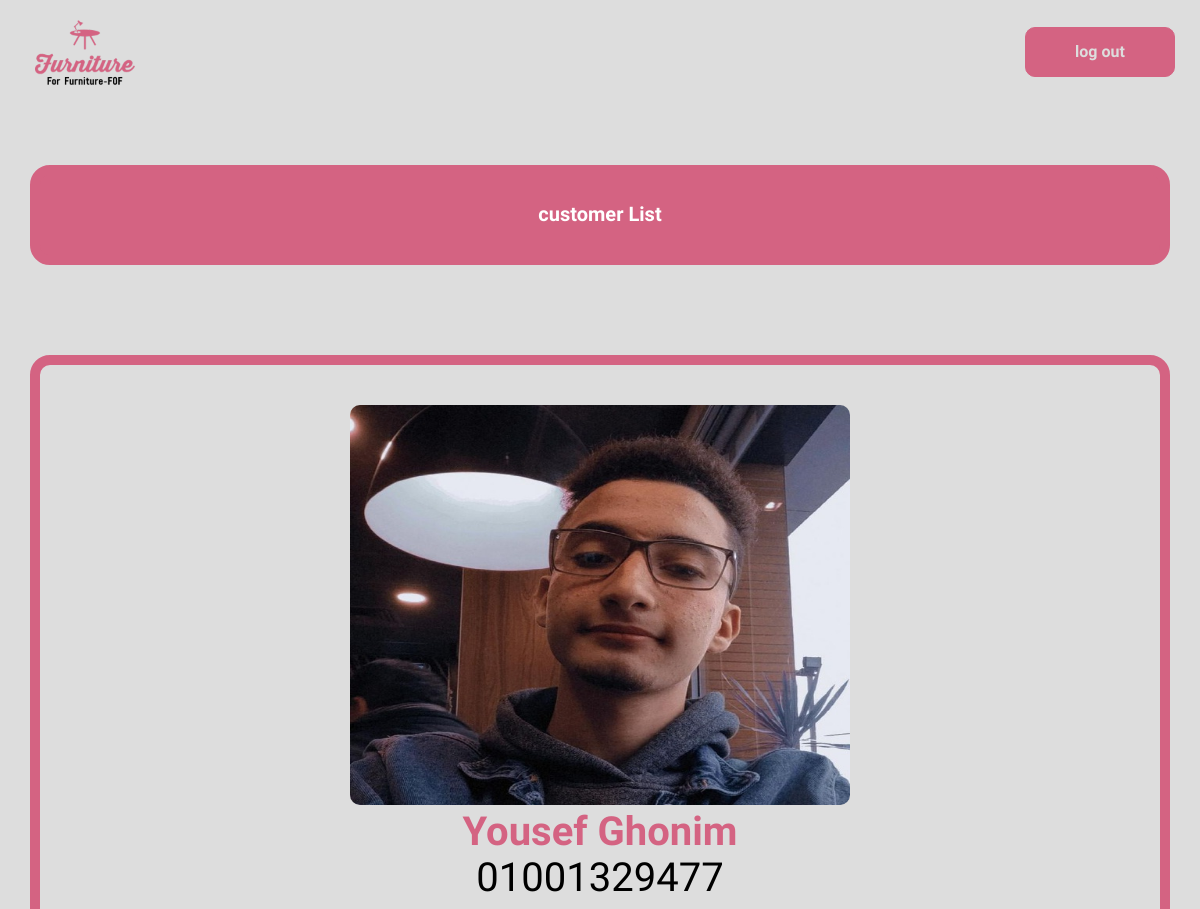
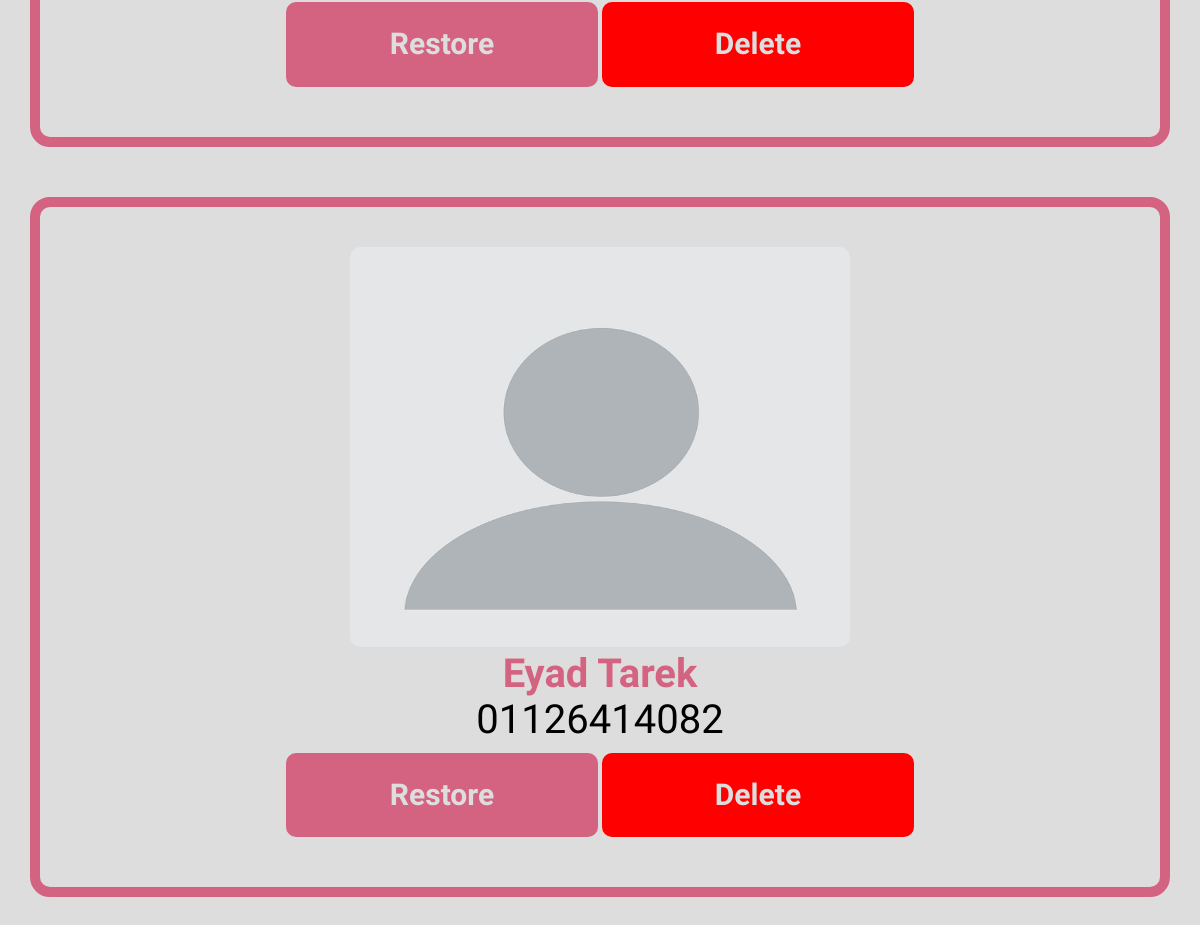
/main/customers-trash.php (signed in), run on the app's committed database (2 pictures, top to bottom).
### tables this page shows
CREATE TABLE IF NOT EXISTS `customers` (
  `id` int(11) NOT NULL AUTO_INCREMENT,
  `image` varchar(255) NOT NULL DEFAULT 'profile.png',
  `phone` varchar(20) NOT NULL,
  `name` varchar(255) NOT NULL,
  `active` tinyint(4) NOT NULL DEFAULT '1',
  PRIMARY KEY (`id`)
);

### basic.php (called while the page is built, shortened)
<?php
$project_logo="img/logo.png";
?>

### functions/customers-functions.php (called while the page is built, shortened)
<?php
function customers_list($x="list"){
    global $conn;
    if($x=="list"){
        $sql="SELECT * FROM customers WHERE active=1";
    }elseif($x=="deleted"){
        $sql="SELECT * FROM customers WHERE active=0";
    }
    $data=mysqli_query($conn,$sql);
    return $data;
};
 ?>

### main/customers-trash.php (the view, shortened to what this page needs)
<?php
include "../basic.php";
$data=customers_list("deleted");
 ?>
 <!DOCTYPE html>
 <html lang="en">
 <head>
    <link rel="stylesheet" href="../css/styles.css">
    <link rel="stylesheet" href="../css/normalize.css">
    <link rel="stylesheet" href="../css/all.min.css">
 </head>
 <body>
   <div class="header">
      <div class="container">
         <img class="logo" src="../<?php echo "$project_logo";?>" alt="">
         <div>
            <a href="sign-out.php"><button class="sign-btn">log out</button></a>
         </div>
      </div>
    </div>
      <div class="action">
         <div class="container">
            <a href="customers-list.php"><button>customer List</button></a>
         </div>
      </div>
    <div class="sales1">
      <div class="container">
         <?php
            while($customer=mysqli_fetch_assoc($data)){ ?>
               <div class="product1">
               <img src="../img/<?php echo $customer["image"];?>" alt="">
               <h3><?php echo $customer["name"]; ?></h3>
               <p><?php echo $customer["phone"]; ?></p>
               <a href="customers-trash.php?id=<?php echo $customer["id"];?> &action=restore"><button class="edit-btn">Restore</button></a>
               <a href="customers-trash.php?id=<?php echo $customer["id"];?> &action=delete"><button class="del-btn">Delete</button></a>
            </div>
         <?php   }?>
         </div>
      </div>
 </body>
 </html>

### css/styles.css (style rules this page uses)
* { -webkit-box-sizing: border-box; -moz-box-sizing: border-box; box-sizing: border-box; }
body { font-family: 'Work Sans', sans-serif; background-color: #d46382; }
html { scroll-behavior: smooth; }
.container { padding-left: 15px; padding-right: 15px; margin-left: auto; margin-right: auto; }
@media (min-width: 768px) { .container { width:750px; } }
@media (min-width: 992px) { .container { width:970px; } }
@media (min-width: 1200px) { .container { width:1170px; } }
.header { padding: 20px; background-color: #ddd; }
.header .container { display: flex; justify-content: space-between; align-items: center; }
.header .logo { width:100px; }
.sign-btn { background-color: #d46382; width: 150px; height: 50px; border:#d46382 solid 1px; border-radius: 10px; color: #ddd; font-weight: bold; }
.sales .container .edit-btn , .del-btn { width: 100%; margin-top: 10px; margin-bottom: 10px; color:#ddd; font-weight: 800; font-size: 30px; padding-top: 20px; padding-bottom: 20px; border-radius: 10px; }
.action { padding-top: 60px; text-align: center; }
.action button { width:100%; height: 100px; border: 10px solid #d46382; border-radius: 20px; padding: 10px; background-color: #d46382; font-weight: 800; color: white; font-size: 20px; }
.sales1 { padding-top: 40px; padding-bottom: 40px; }
.sales1 .container { text-align: center ; }
.product1 { min-height: 40px; margin-top: 50px; margin-bottom: 50px; background-color: #ddd; border-radius: 20px; border: 10px solid #d46382; padding:40px; }
.product1 h3 { font-weight: bold; font-size: 40px; color: #d46382; margin: 0; }
.product1 p { font-size: 40px; color: black; margin: 0; }
.product1 img { border-radius: 10px; width:500px; height: 400px; }
.sales1 .container .edit-btn , .del-btn { width: 30%; margin-top: 10px; margin-bottom: 10px; color:#ddd; font-weight: 800; font-size: 30px; padding-top: 20px; padding-bottom: 20px; border-radius: 10px; }
.sales1 .container .edit-btn { background-color: #d46382; border:5px solid #d46382; }
.sales1 .container .del-btn { background-color: red; border:5px solid red; }

### main/customers-trash.php (style rules this page uses)
body { background-color:#ddd; }

### data on the page
customers: image (picture), name "Yousef Ghonim", phone "01001329477"
customers: image (placeholder picture), name "Eyad Tarek", phone "01126414082"
